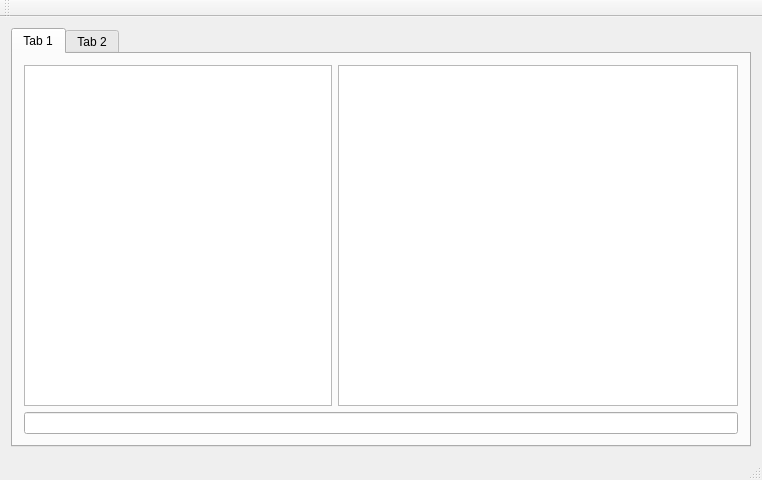
<?xml version="1.0" encoding="UTF-8"?>
<ui version="4.0">
 <class>MainWindow</class>
 <widget class="QMainWindow" name="MainWindow">
  <property name="geometry">
   <rect>
    <x>0</x>
    <y>0</y>
    <width>762</width>
    <height>480</height>
   </rect>
  </property>
  <property name="windowTitle">
   <string>MainWindow</string>
  </property>
  <widget class="QWidget" name="centralWidget">
   <layout class="QGridLayout" name="gridLayout_2">
    <item row="0" column="0">
     <widget class="QTabWidget" name="tabWidget">
      <widget class="QWidget" name="tab">
       <attribute name="title">
        <string>Tab 1</string>
       </attribute>
       <layout class="QGridLayout" name="gridLayout_3">
        <item row="2" column="0" colspan="3">
         <widget class="QLineEdit" name="cmdLineEdit"/>
        </item>
        <item row="0" column="2" rowspan="2">
         <widget class="QTextEdit" name="textEdit">
          <property name="maximumSize">
           <size>
            <width>400</width>
            <height>16777215</height>
           </size>
          </property>
          <property name="font">
           <font>
            <family>Consolas</family>
            <pointsize>12</pointsize>
           </font>
          </property>
         </widget>
        </item>
        <item row="0" column="0" rowspan="2" colspan="2">
         <widget class="QListWidget" name="listWidget"/>
        </item>
       </layout>
      </widget>
      <widget class="QWidget" name="tab_2">
       <attribute name="title">
        <string>Tab 2</string>
       </attribute>
      </widget>
     </widget>
    </item>
   </layout>
  </widget>
  <widget class="QMenuBar" name="menuBar">
   <property name="geometry">
    <rect>
     <x>0</x>
     <y>0</y>
     <width>762</width>
     <height>21</height>
    </rect>
   </property>
  </widget>
  <widget class="QToolBar" name="mainToolBar">
   <attribute name="toolBarArea">
    <enum>TopToolBarArea</enum>
   </attribute>
   <attribute name="toolBarBreak">
    <bool>false</bool>
   </attribute>
  </widget>
  <widget class="QStatusBar" name="statusBar"/>
 </widget>
 <layoutdefault spacing="6" margin="11"/>
 <resources/>
 <connections/>
</ui>
